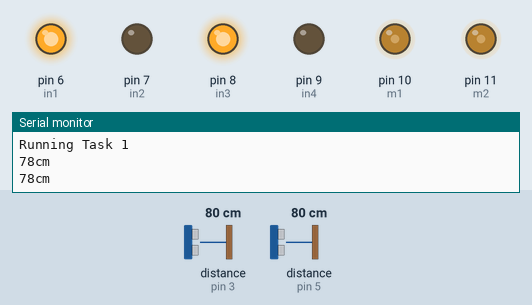
Recording of a sketch running on a simulated Arduino Uno, built with avr-gcc and run on an emulated ATmega328P. Shown: output pins drawn as LEDs (lit = HIGH), the last lines printed to the serial monitor. Wiring (inferred from the names in the program): 2 × ultrasonic range finder: trigger pin 2, echo pin 3 / trigger pin 4, echo pin 5. The test bench sets the inputs (shaded band); at power-on: distance to the obstacle (sensors on pin 3, pin 5) 80 cm. The echo pulse lasts 58.3 µs per cm; pins used as bus, display or sensor lines are not drawn.

Above: at 1.2 s.
1.3 s: distance to the obstacle (sensor on pin 3) set to 34 cm
At 2.5 s:
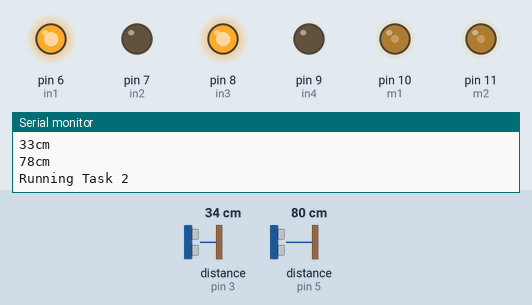
2.9 s: distance to the obstacle (sensor on pin 3) set to 28 cm
At 3.8 s:
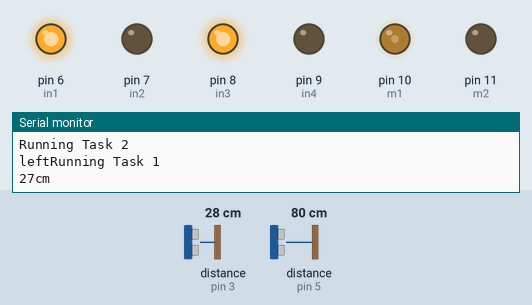
4.5 s: distance to the obstacle (sensor on pin 5) set to 2 cm
At 5.5 s:
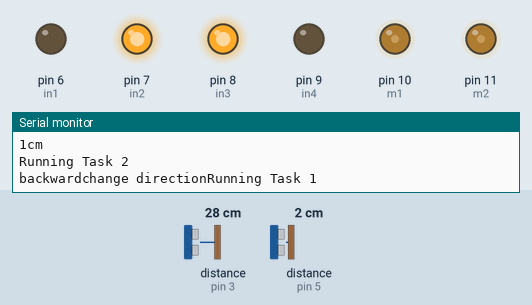
6.4 s: distance to the obstacle (sensor on pin 3) set to 35 cm
At 7.1 s:
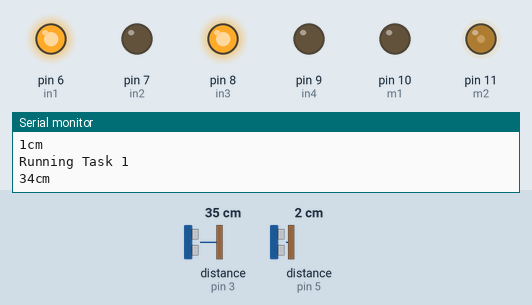
7.9 s: distance to the obstacle (sensor on pin 3) set to 18 cm
At 9.7 s:
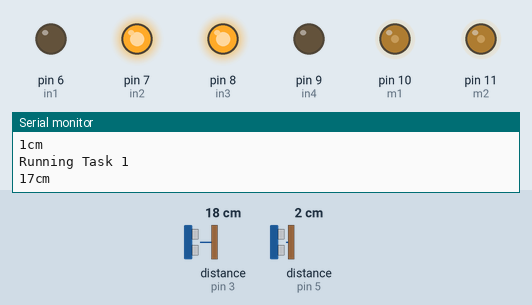
10.5 s: distance to the obstacle (sensor on pin 3) set to 60 cm
At 10.9 s:
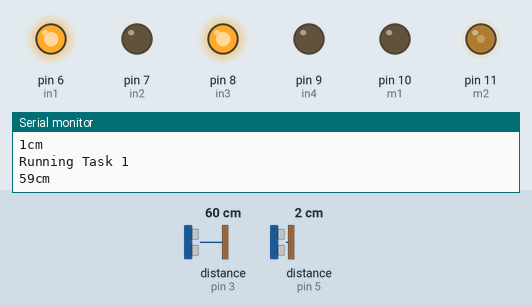
Timing chart, 0 to 13.1 s (numbered marks = the images above; inputs shaded):
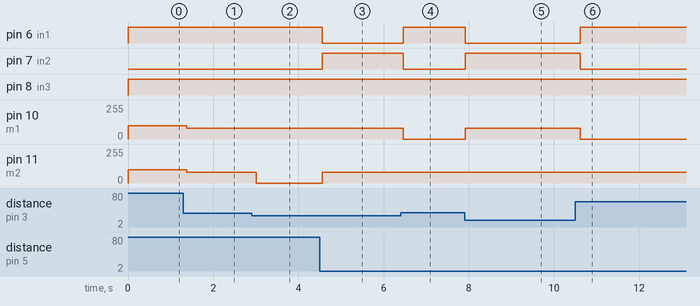

The sketch:

ESRTOS_project.ino
```cpp
#include<Arduino_FreeRTOS.h>
const int pingPin = 2; // Trigger Pin of right Ultrasonic Sensor
const int echoPin = 3; // Echo Pin of right Ultrasonic Sensor
const int pingPin2 = 4; // Trigger Pin of left Ultrasonic Sensor
const int echoPin2 = 5; // Echo Pin of left Ultrasonic Sensor
const int in1 = 6;
const int in2 = 7;
const int in3 = 8;
const int in4 = 9;
const int m1 = 10; // PWM right
const int m2 = 11; // PWM left
long duration, cm, duration2, cm2;
void forward();
void right();
void left();
void backward();
void changedirection();
void forwardslow();

void task1(void *param);
void task2(void *param);
long microsecondsToCentimeters(long microseconds);

TaskHandle_t task_handle1;
TaskHandle_t task_handle2;


void setup() {
  // put your setup code here, to run once:
  Serial.begin(9600);
  pinMode(in1,OUTPUT);
  pinMode(in2,OUTPUT);
  pinMode(in3,OUTPUT);
  pinMode(in4,OUTPUT);
  pinMode(m1,OUTPUT);
  pinMode(m2,OUTPUT);
  xTaskCreate(task1,"Task1",100,NULL,1,&task_handle1);
  xTaskCreate(task2,"Task2",100,NULL,1,&task_handle2);
}

void loop() {
  // put your main code here, to run repeatedly:

}

void task1(void * param){
  (void) param;
  while(1){
    Serial.print("Running Task 1\n");

    pinMode(pingPin, OUTPUT);
    digitalWrite(pingPin, LOW);
    delayMicroseconds(2);
    digitalWrite(pingPin, HIGH);
    delayMicroseconds(10);
    digitalWrite(pingPin, LOW);
    pinMode(echoPin, INPUT);
    duration = pulseIn(echoPin, HIGH);
    cm = microsecondsToCentimeters(duration);
    Serial.print(cm);
    Serial.print("cm");
    Serial.println();

    pinMode(pingPin2, OUTPUT);
    digitalWrite(pingPin2, LOW);
    delayMicroseconds(2);
    digitalWrite(pingPin2, HIGH);
    delayMicroseconds(10);
    digitalWrite(pingPin2, LOW);
    pinMode(echoPin2, INPUT);
    duration2 = pulseIn(echoPin2, HIGH);
    cm2 = microsecondsToCentimeters(duration2);
    Serial.print(cm2);
    Serial.print("cm");
    Serial.println();

    vTaskDelay(50/portTICK_PERIOD_MS);
  }
}

void task2(void * param){
  (void) param;
  while(1){
    Serial.print("Running Task 2\n");
    if (cm > 60 && cm2 > 60){
      forward();
      Serial.print("Forward");
    }
    else if (cm > 30 && cm2 > 30 && (cm <= 60 || cm2 <= 60)){
      forwardslow();
      Serial.print("Forward slow");
    }
    else if (cm > 30 && cm2 <= 30){
      right();
      Serial.print("right");
    }
    else if (cm <= 30 && cm2 > 30){
      left();
      Serial.print("left");
    }
    else if (cm <= 30 && cm2 <= 30){
      backward();
      Serial.print("backward");
      changedirection();
      Serial.print("change direction");
    }

    vTaskDelay(100/portTICK_PERIOD_MS);
  }
}

long microsecondsToCentimeters(long microseconds) {
   return microseconds * 0.034 / 2;
}


void forward(){
  analogWrite(m1,100);
  analogWrite(m2,100);
  digitalWrite(in1,HIGH);
  digitalWrite(in2,LOW);
  digitalWrite(in3,HIGH);
  digitalWrite(in4,LOW);
}

void forwardslow(){
  analogWrite(m1,80);
  analogWrite(m2,80);
  digitalWrite(in1,HIGH);
  digitalWrite(in2,LOW);
  digitalWrite(in3,HIGH);
  digitalWrite(in4,LOW);
}

void left(){
  analogWrite(m1,80);
  analogWrite(m2,0);
  digitalWrite(in1,HIGH);
  digitalWrite(in2,LOW);
  digitalWrite(in3,HIGH);
  digitalWrite(in4,LOW);
}

void right(){
  analogWrite(m1,0);
  analogWrite(m2,80);
  digitalWrite(in1,HIGH);
  digitalWrite(in2,LOW);
  digitalWrite(in3,HIGH);
  digitalWrite(in4,LOW);
}

void backward(){
  analogWrite(m1,80);
  analogWrite(m2,80);
  digitalWrite(in1,LOW);
  digitalWrite(in2,HIGH);
  digitalWrite(in3,LOW);
  digitalWrite(in4,HIGH);
}

void changedirection(){
  analogWrite(m1,80);
  analogWrite(m2,80);
  digitalWrite(in1,LOW);
  digitalWrite(in2,HIGH);
  digitalWrite(in3,HIGH);
  digitalWrite(in4,LOW);
}
```

Measured:
- the behaviour switches between 32 and 31 cm on distance to the obstacle (sensor on pin 3) (found by bisection; images 1 and 2)
- after the input at 1.3 s, pin 10 (m1), pin 11 (m2): 100/255 → 80/255 after 0.08 s
- after the input at 2.9 s, pin 11 (m2): 80/255 → 0/255 after 0.12 s
- after the input at 4.5 s, pin 6 (in1): HIGH → LOW after 0.06 s; pin 7 (in2): LOW → HIGH after 0.06 s; pin 11 (m2): 0/255 → 80/255 after 0.06 s
- after the input at 6.4 s, pin 6 (in1): LOW → HIGH after 0.07 s; pin 7 (in2): HIGH → LOW after 0.07 s; pin 10 (m1): 80/255 → 0/255 after 0.07 s
- after the input at 7.9 s, pin 6 (in1): HIGH → LOW at once; pin 7 (in2): LOW → HIGH at once; pin 10 (m1): 0/255 → 80/255 at once
- after the input at 10.5 s, pin 6 (in1): LOW → HIGH after 0.12 s; pin 7 (in2): HIGH → LOW after 0.12 s; pin 10 (m1): 80/255 → 0/255 after 0.12 s
